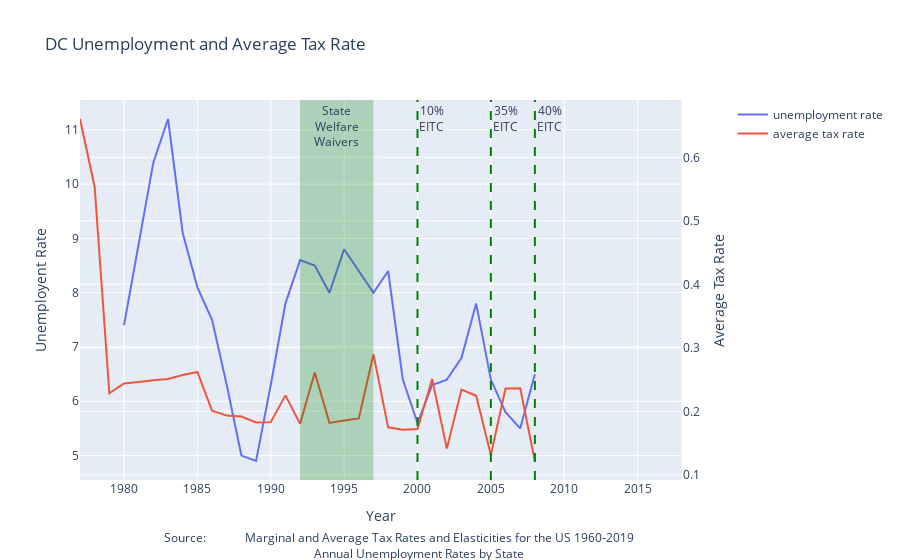

Notebook code cell kept with this figure:
### Markdown cell above
It seems that tax and uemployment rates become negative related since 1990s. We draw some graphs on several states to see whether in-state EITC has the same effect on unemployment.

### Code cell
import plotly.graph_objects as go
from plotly.subplots import make_subplots
import pandas as pd

df = pd.read_csv('df.csv')

# Create figure with secondary y-axis
fig = make_subplots(specs=[[{"secondary_y": True}]])

state = 'dc'
plotly = df[df['code']== state]

# Add traces
fig.add_trace(
    go.Scatter(
    x=plotly['year'],
    y=plotly['rate'],
    name = "unemployment rate"),
    secondary_y=False,
)

fig.add_trace(
    go.Scatter(
    x=plotly['year'],
    y=plotly['c_avg'],
    name = "average tax rate"),
    secondary_y=True,
)

# Add figure title
fig.update_layout(
    title_text=state.upper()+" Unemployment and Average Tax Rate",
    annotations = [dict(
        x=0.5,
        y=-0.22,
        xref='paper',
        yref='paper',
        text='Source: <a href="http://users.nber.org/~taxsim/allyup/ally.html">\
            Marginal and Average Tax Rates and Elasticities for the US 1960-2019 </a><br><a href="https://www.icip.iastate.edu/tables/employment/unemployment-states">\
            Annual Unemployment Rates by State</a>',
        showarrow = False
    )]
)

fig.add_vrect(x0=1992, x1=1997, 
              annotation_text="State<br>Welfare<br>Waivers", annotation_position="top",
              fillcolor="green", opacity=0.25, line_width=0
             )

fig.add_vline(x=2000, line_width=2, line_dash="dash", line_color="green",annotation_text = "10%<br>EITC")
fig.add_vline(x=2005, line_width=2, line_dash="dash", line_color="green",annotation_text = "35%<br>EITC")
fig.add_vline(x=2008, line_width=2, line_dash="dash", line_color="green",annotation_text = "40%<br>EITC")


# Set x-axis title
fig.update_xaxes(title_text="Year")

# Set y-axes titles
fig.update_yaxes(title_text="Unemployent Rate", secondary_y=False)
fig.update_yaxes(title_text="Average Tax Rate", secondary_y=True)

fig.show()
write_html(fig, "4.html")

### Figure 1 — Plotly figure (JSON) as saved in the notebook; plotly's stock layout.template omitted (floating-point values rounded to 4 significant figures)
{"data": [{"name": "unemployment rate", "type": "scatter", "x": [1977, 1978, 1979, 1980, 1981, 1982, 1983, 1984, 1985, 1986, 1987, 1988, 1989, 1990, 1991, 1992, 1993, 1994, 1995, 1996, 1997, 1998, 1999, 2000, 2001, 2002, 2003, 2004, 2005, 2006, 2007, 2008, 2009, 2010, 2011, 2012, 2013, 2014, 2015, 2016, 2017, 2018], "xaxis": "x", "y": [null, null, null, 7.4, 8.9, 10.4, 11.2, 9.1, 8.1, 7.5, 6.3, 5, 4.9, 6.3, 7.8, 8.6, 8.5, 8, 8.8, 8.4, 8, 8.4, 6.4, 5.6, 6.3, 6.4, 6.8, 7.8, 6.4, 5.8, 5.5, 6.5, null, null, null, null, null, null, null, null, null, null], "yaxis": "y"}, {"name": "average tax rate", "type": "scatter", "x": [1977, 1978, 1979, 1980, 1981, 1982, 1983, 1984, 1985, 1986, 1987, 1988, 1989, 1990, 1991, 1992, 1993, 1994, 1995, 1996, 1997, 1998, 1999, 2000, 2001, 2002, 2003, 2004, 2005, 2006, 2007, 2008, 2009, 2010, 2011, 2012, 2013, 2014, 2015, 2016, 2017, 2018], "xaxis": "x", "y": [0.6603, 0.5533, 0.2285, 0.2438, 0.2461, 0.2491, 0.2509, 0.2572, 0.2619, 0.2009, 0.1933, 0.1919, 0.1825, 0.183, 0.2251, 0.1805, 0.2612, 0.1818, 0.1854, 0.1888, 0.2897, 0.1748, 0.171, 0.1721, 0.2509, 0.1413, 0.2343, 0.2245, 0.1312, 0.2361, 0.2365, 0.1218, null, null, null, null, null, null, null, null, null, null], "yaxis": "y2"}], "layout": {"annotations": [{"showarrow": false, "text": "Source: <a href=\"http://users.nber.org/~taxsim/allyup/ally.html\">            Marginal and Average Tax Rates and Elasticities for the US 1960-2019 </a><br><a href=\"https://www.icip.iastate.edu/tables/employment/unemployment-states\">            Annual Unemployment Rates by State</a>", "x": 0.5, "xref": "paper", "y": -0.22, "yref": "paper"}, {"showarrow": false, "text": "State<br>Welfare<br>Waivers", "x": 1994.0, "xanchor": "center", "xref": "x", "y": 1, "yanchor": "top", "yref": "y domain"}, {"showarrow": false, "text": "10%<br>EITC", "x": 2000, "xanchor": "left", "xref": "x", "y": 1, "yanchor": "top", "yref": "y domain"}, {"showarrow": false, "text": "35%<br>EITC", "x": 2005, "xanchor": "left", "xref": "x", "y": 1, "yanchor": "top", "yref": "y domain"}, {"showarrow": false, "text": "40%<br>EITC", "x": 2008, "xanchor": "left", "xref": "x", "y": 1, "yanchor": "top", "yref": "y domain"}], "shapes": [{"fillcolor": "green", "line": {"width": 0}, "opacity": 0.25, "type": "rect", "x0": 1992, "x1": 1997, "xref": "x", "y0": 0, "y1": 1, "yref": "y domain"}, {"line": {"color": "green", "dash": "dash", "width": 2}, "type": "line", "x0": 2000, "x1": 2000, "xref": "x", "y0": 0, "y1": 1, "yref": "y domain"}, {"line": {"color": "green", "dash": "dash", "width": 2}, "type": "line", "x0": 2005, "x1": 2005, "xref": "x", "y0": 0, "y1": 1, "yref": "y domain"}, {"line": {"color": "green", "dash": "dash", "width": 2}, "type": "line", "x0": 2008, "x1": 2008, "xref": "x", "y0": 0, "y1": 1, "yref": "y domain"}], "title": {"text": "DC Unemployment and Average Tax Rate"}, "xaxis": {"anchor": "y", "domain": [0, 0.94], "title": {"text": "Year"}}, "yaxis": {"anchor": "x", "domain": [0, 1], "title": {"text": "Unemployent Rate"}}, "yaxis2": {"anchor": "x", "overlaying": "y", "side": "right", "title": {"text": "Average Tax Rate"}}}}
